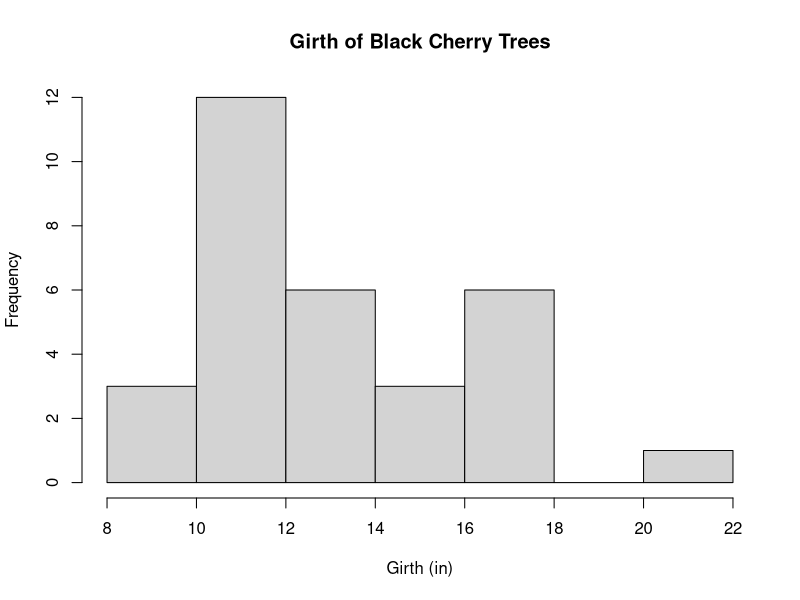
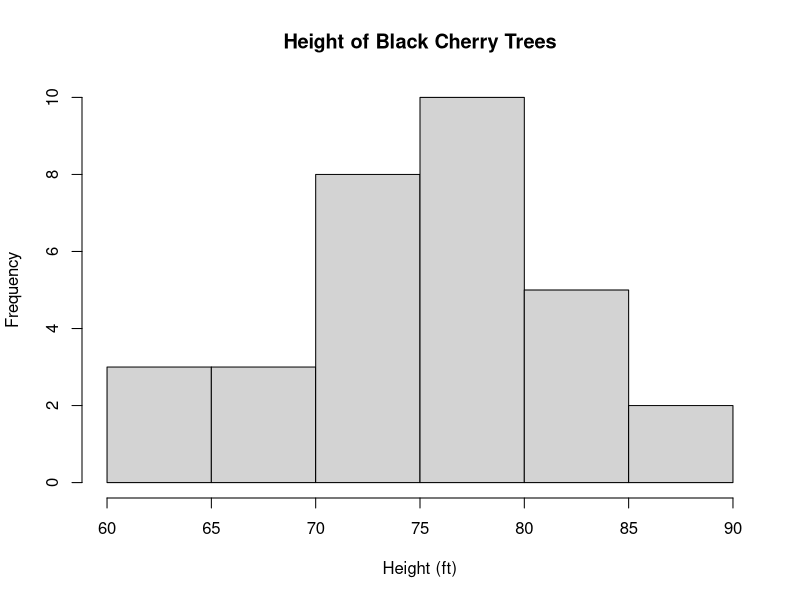
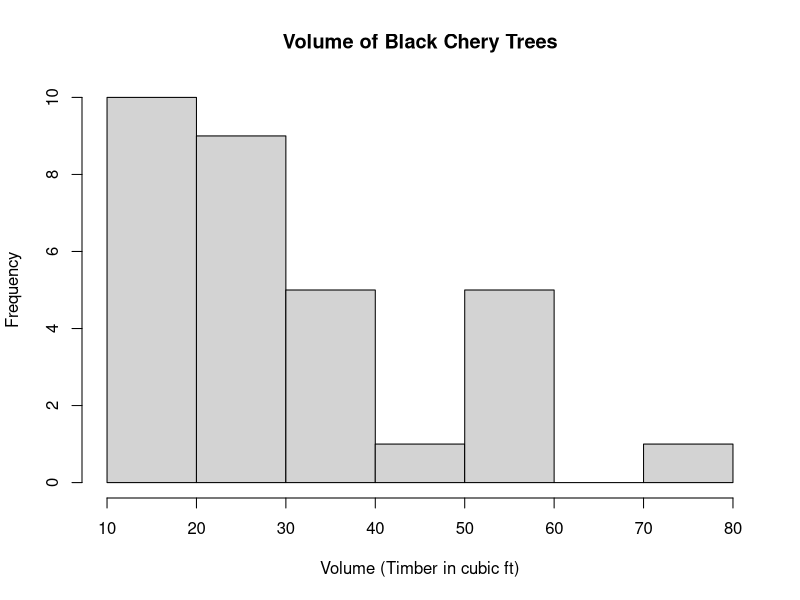
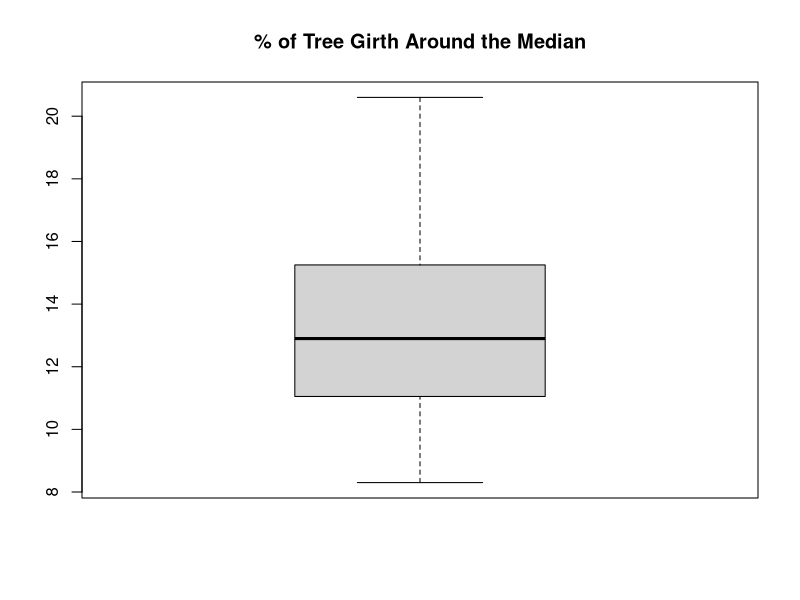
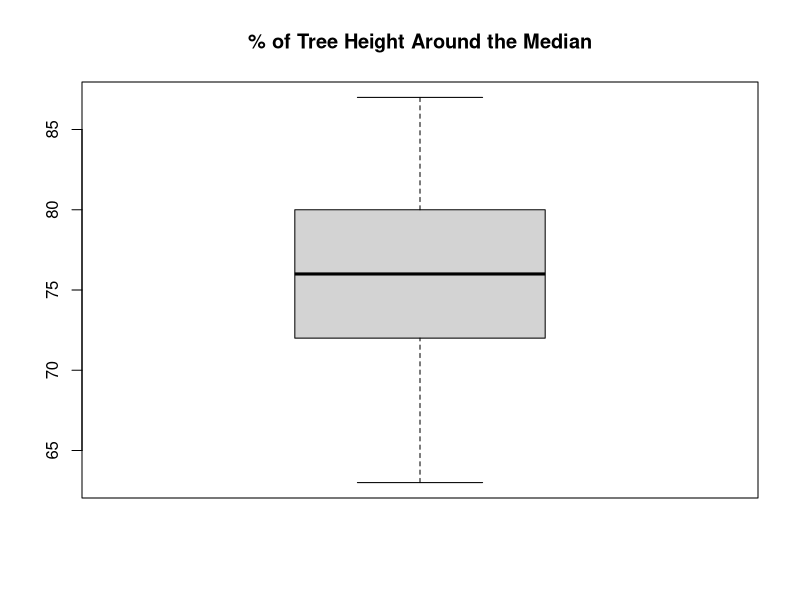
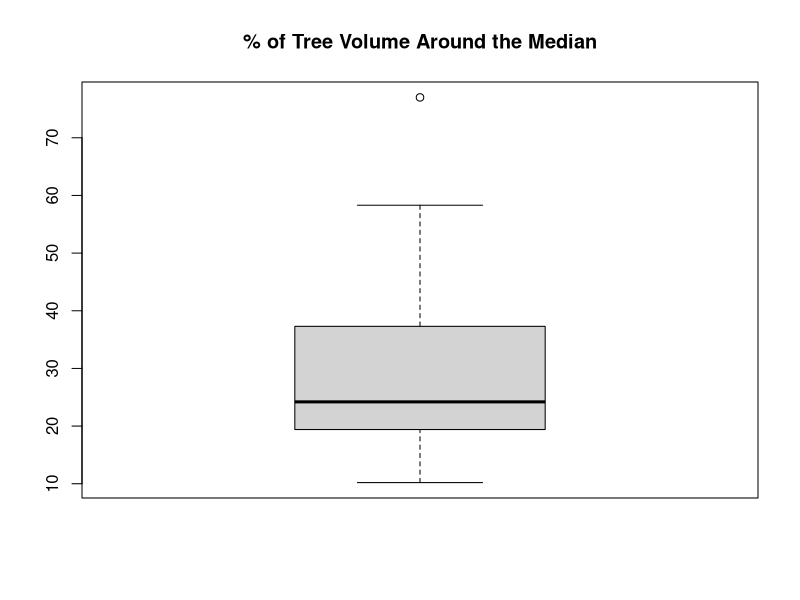
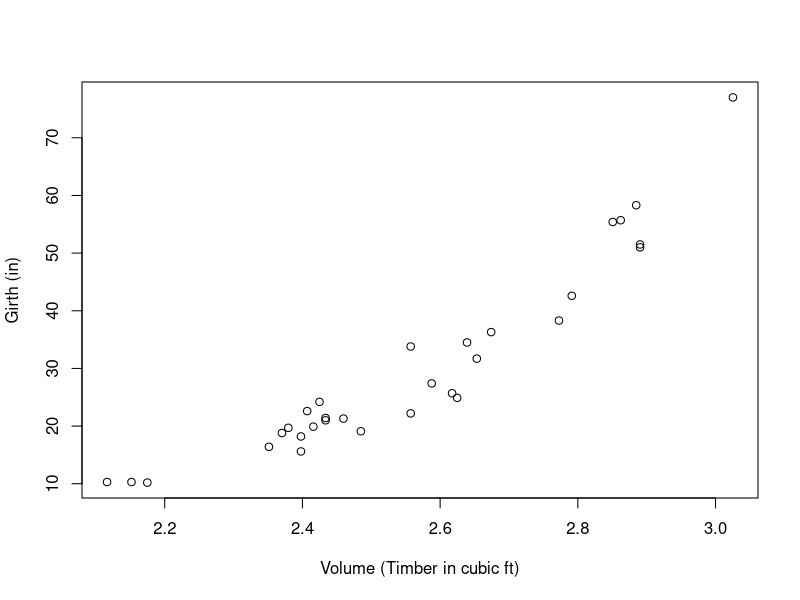
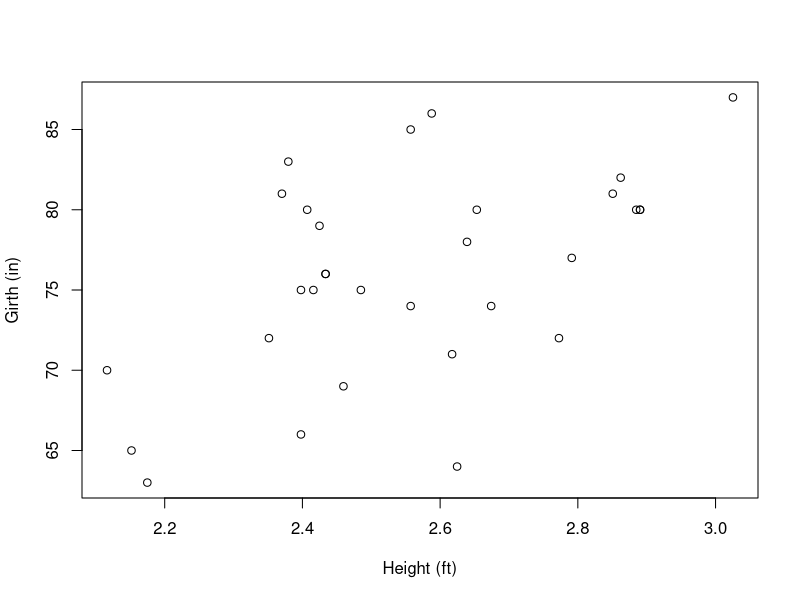

Recreate these plots in R, in order.
#################################################
## First Pair Assignment ##
# Ayra Rowena Reyla and Ana Cecilia Montes
# 21 September 2015
# Hertie School of Governance
#################################################

#1. Working directory
#Ayra:
#setwd('/Users/Ayra/Desktop/FirstPairAssignment')
#Ana:
setwd('/Users/AnaCe/Dropbox/Hertie/CollaborativeDataAnalysis/R/Assignment1MontesReyla-')

#2. Choose data set 
## See available R core data sets
data()

# load core data set titled "trees"
data("trees")

# Read the description of the data set 
?trees

# Analyse the names of the variables in the data set
names(trees)

# Observe all the variables in table format
View(trees)

# Observe the first six obervations (in the table)
head(trees)

#3. Descriptive Statistics


#4. Histogram
hist(trees$Girth, 
     xlab = "Girth (in)", 
     main = 'Girth of Black Cherry Trees')
hist(trees$Height, 
     xlab = "Height (ft)", 
     main = 'Height of Black Cherry Trees')
hist(trees$Volume, 
     xlab = "Volume (Timber in cubic ft)", 
     main = 'Volume of Black Chery Trees')


#5. Mean 
mean(trees$Girth, na.rm = TRUE) 
mean(trees$Height, na.rm = TRUE)
mean(trees$Volume, na.rm = TRUE)

#5.5 Median
median(trees$Girth, na.rm = TRUE) 
median(trees$Height, na.rm = TRUE)
median(trees$Volume, na.rm = TRUE)

#6. Quartiles and interquartile ranges
summary(trees$Girth)
IQR(trees$Height)
IQR(trees$Volume)

#7. Variation
var(trees$Girth)
var(trees$Height)
var(trees$Volume)

#8. Range
range(trees$Girth)
range(trees$Height)
range(trees$Volume)

#9. Boxplots
boxplot(trees$Girth, main = "% of Tree Girth Around the Median")
boxplot(trees$Height, main = "% of Tree Height Around the Median")
boxplot(trees$Volume, main = "% of Tree Volume Around the Median")

#10. Standard Error
sd_error <- function(x) {
  sd(x) / sqrt(length(x))
}
sd_error (trees$Girth)
sd_error (trees$Height)
sd_error (trees$Volume)

#11. Standard deviation
sd(trees$Girth)
sd(trees$Height)
sd(trees$Volume)

#12. Joint Distribution
plot(log(trees$Girth), trees$Volume, 
     ylab = "Girth (in)", 
     xlab = "Volume (Timber in cubic ft)") 
plot(log(trees$Girth), trees$Height, 
     ylab = "Girth (in)", 
     xlab = "Height (ft)")
plot(log(trees$Height), trees$Volume, 
     ylab = "Height (ft)", 
     xlab = "Volume (Timber in cubic ft)")

#13. Correlation Coefficients
cor.test(log(trees$Height), trees$Girth)
cor.test(log(trees$Height), trees$Volume)
cor.test(log(trees$Girth), trees$Volume)

#14. Summarise with loess
library(ggplot2)
library(magrittr)

ggplot2::ggplot(trees, aes(Volume, Girth )) + geom_point() + geom_smooth() + theme_bw()
ggplot2::ggplot(trees, aes(Girth, Height)) + geom_point() + geom_smooth() + theme_bw()
ggplot2::ggplot(trees, aes(Volume, Height)) + geom_point() + geom_smooth() + theme_bw()

